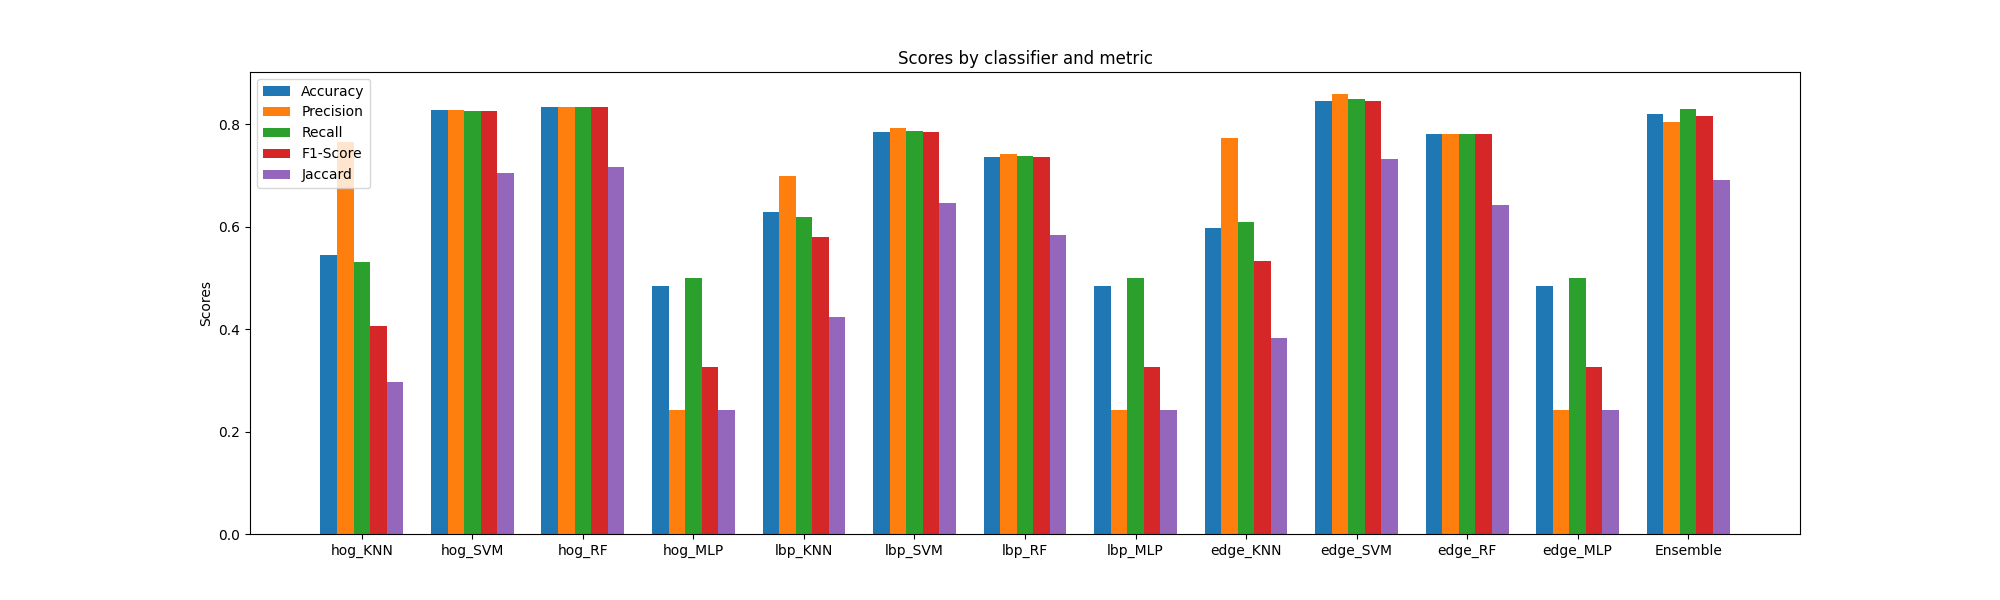

Recreate this plot in Python.
import os
import numpy as np
import cv2
from sklearn.model_selection import train_test_split
from sklearn.neighbors import KNeighborsClassifier
from sklearn.svm import SVC
from sklearn.ensemble import RandomForestClassifier
from sklearn.neural_network import MLPClassifier
from sklearn.model_selection import StratifiedShuffleSplit
from sklearn.utils import shuffle, resample
from sklearn.metrics import accuracy_score, precision_score, recall_score, f1_score, jaccard_score
from sklearn.ensemble import VotingClassifier
import matplotlib.pyplot as plt
from skimage.transform import rotate
from scipy.ndimage import rotate

# 函数：加载数据和标签
def load_data_and_labels(feature_path, class_label):
    images = []
    labels = []
    for filename in os.listdir(feature_path):
        if filename.startswith(class_label):
            img_path = os.path.join(feature_path, filename)
            img = cv2.imread(img_path, cv2.IMREAD_GRAYSCALE)
            images.append(img.flatten())
            labels.append(1 if class_label == 'pothole' else 0)
    return images, labels

# 函数：训练和评估模型
def train_and_evaluate(X_train, y_train, X_test, y_test, classifier, classifier_name):
    print(f"Training {classifier_name}...")
    classifier.fit(X_train, y_train)
    y_pred = classifier.predict(X_test)
    accuracy = accuracy_score(y_test, y_pred)
    precision = precision_score(y_test, y_pred, average='macro')
    recall = recall_score(y_test, y_pred, average='macro')
    f1 = f1_score(y_test, y_pred, average='macro')
    jaccard = jaccard_score(y_test, y_pred, average='macro')
    print(f"{classifier_name} - Accuracy: {accuracy}, Precision: {precision}, Recall: {recall}, F1-Score: {f1}, Jaccard's Index: {jaccard}")
    return accuracy, precision, recall, f1, jaccard

# 函数：可视化结果
def plot_results(results):
    labels = list(results.keys())
    accuracy = [results[label]['Accuracy'] for label in labels]
    precision = [results[label]['Precision'] for label in labels]
    recall = [results[label]['Recall'] for label in labels]
    f1 = [results[label]['F1-Score'] for label in labels]
    jaccard = [results[label]['Jaccard'] for label in labels]

    x = np.arange(len(labels))
    width = 0.15

    fig, ax = plt.subplots(figsize=(20,6))
    rects1 = ax.bar(x - width*2, accuracy, width, label='Accuracy')
    rects2 = ax.bar(x - width, precision, width, label='Precision')
    rects3 = ax.bar(x, recall, width, label='Recall')
    rects4 = ax.bar(x + width, f1, width, label='F1-Score')
    rects5 = ax.bar(x + width*2, jaccard, width, label='Jaccard')

    ax.set_ylabel('Scores')
    ax.set_title('Scores by classifier and metric')
    ax.set_xticks(x)
    ax.set_xticklabels(labels)
    ax.legend()

    plt.show()

# 主程序
feature_types = ['hog', 'lbp', 'edge']
classifiers = {
    'KNN': KNeighborsClassifier(),
    'SVM': SVC(probability=True),
    'RF': RandomForestClassifier(),
    'MLP': MLPClassifier(max_iter=1000)
}
results = {}

for feature_type in feature_types:
    feature_path = f"D:\\program\\potholes-detection\\dataset\\sz640\\alldata_sz640_filled_{feature_type}_gen"
    X_pothole, y_pothole = load_data_and_labels(feature_path, 'pothole')
    X_normal, y_normal = load_data_and_labels(feature_path, 'normal')
    X = X_pothole + X_normal
    y = y_pothole + y_normal

    X, y = shuffle(X, y, random_state=42)
    # 分割数据集
    X_train, X_test, y_train, y_test = train_test_split(X, y, test_size=0.1, random_state=42)

    best_score = 0
    best_classifier_name = ''
    for classifier_name, classifier in classifiers.items():
        accuracy, precision, recall, f1, jaccard = train_and_evaluate(X_train, y_train, X_test, y_test, classifier, classifier_name)
        if accuracy > best_score:
            best_score = accuracy
            best_classifier_name = classifier_name
        results[f"{feature_type}_{classifier_name}"] = {
            'Accuracy': accuracy,
            'Precision': precision,
            'Recall': recall,
            'F1-Score': f1,
            'Jaccard': jaccard
        }
    print(f"Best classifier for {feature_type} is {best_classifier_name}")

# 集成学习
ensemble = VotingClassifier(estimators=[(name, classifiers[name]) for name in classifiers], voting='hard')
ensemble.fit(X_train, y_train)
y_pred_ensemble = ensemble.predict(X_test)
ensemble_accuracy = accuracy_score(y_test, y_pred_ensemble)
ensemble_precision = precision_score(y_test, y_pred_ensemble)
ensemble_recall = recall_score(y_test, y_pred_ensemble)
ensemble_f1 = f1_score(y_test, y_pred_ensemble)
ensemble_jaccard = jaccard_score(y_test, y_pred_ensemble)
results['Ensemble'] = {
    'Accuracy': ensemble_accuracy,
    'Precision': ensemble_precision,
    'Recall': ensemble_recall,
    'F1-Score': ensemble_f1,
    'Jaccard': ensemble_jaccard
}

# 可视化结果
plot_results(results)
